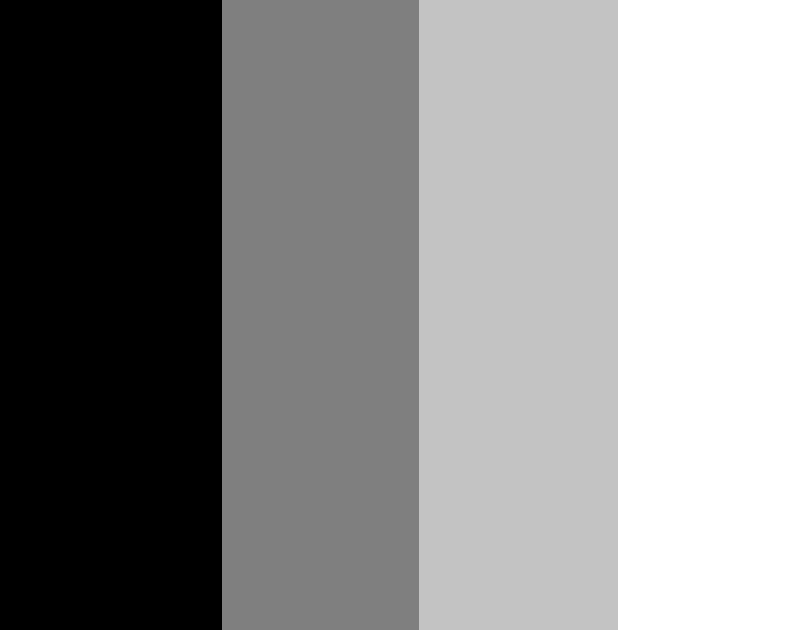
#> input picture ImgProcessing_Study/OpenCV/threshold.png, 805 x 630 px, found by its file name
$ python 14_img_Binarization02.py
#> lines starting #> are read from the running program, lines starting #| are printed output that depends on the picture; after the words box and inside, x2 and y2 are one past the last pixel; in counts of white or black regions, pixels touching at a corner belong together
'''
    이미지 변형(이진화)
    # 이진화 : 흰색과 검은색만으로로 나눔
'''
'''그림판에서 제작한 이미지로 확인'''
import cv2
img = cv2.imread('../ImgProcessing_Study/OpenCV/threshold.png',cv2.IMREAD_GRAYSCALE)
#> img is the input picture: shape (630, 805); min 0, max 255, mean 138.5

def empty(pos):
    print(pos)
    pass

name = 'Trackbar'
cv2.namedWindow(name)

cv2.createTrackbar('threshold',name,127,255,empty)

while True:
    thresh = cv2.getTrackbarPos('threshold',name)
    ret, binary = cv2.threshold(img,thresh,255,cv2.THRESH_BINARY)
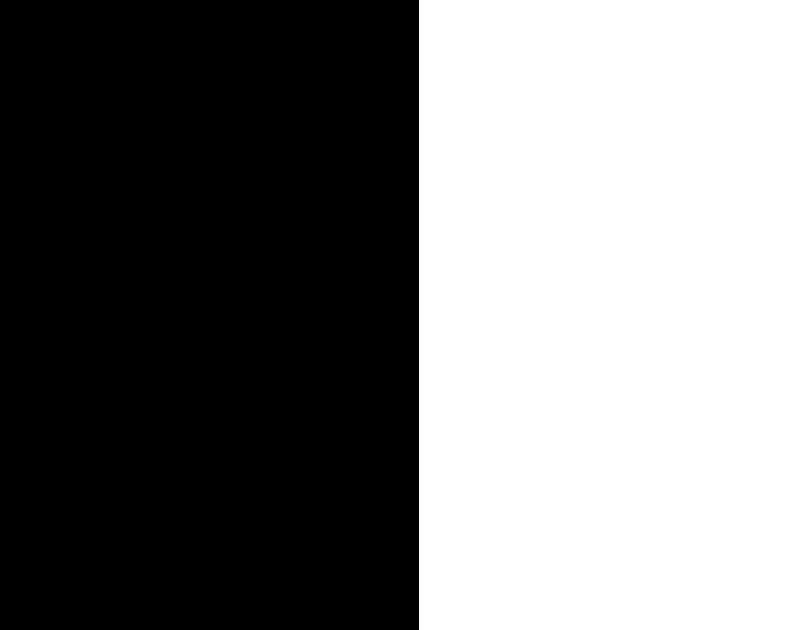
#> binary: shape (630, 805); 48% white; 1 white region, box (x1, y1, x2, y2) and area: (419, 0, 805, 630) 243180
#> ret = 127

    if not ret:
        break

    cv2.imshow('img',img) #이미지 원본
    cv2.imshow(name,binary) # threshold
    if cv2.waitKey(1) == ord('q'):
#> (key q is pressed here)
        break
cv2.destroyAllWindows()
